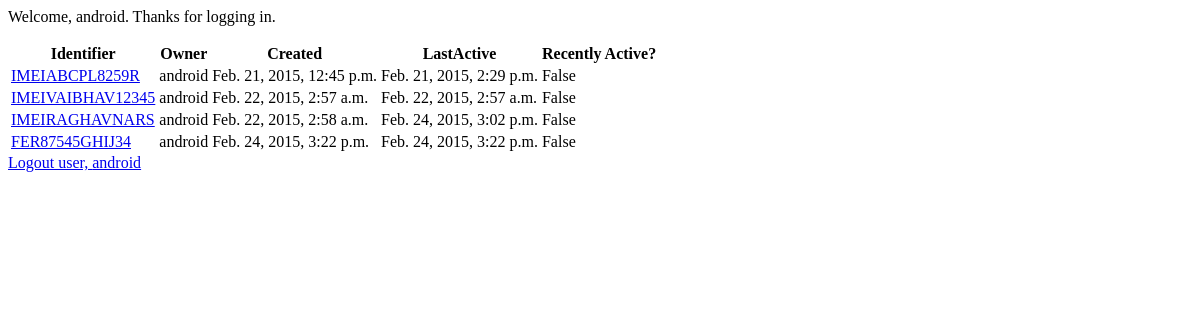
Before: /gps/ (signed in) with the older database file.
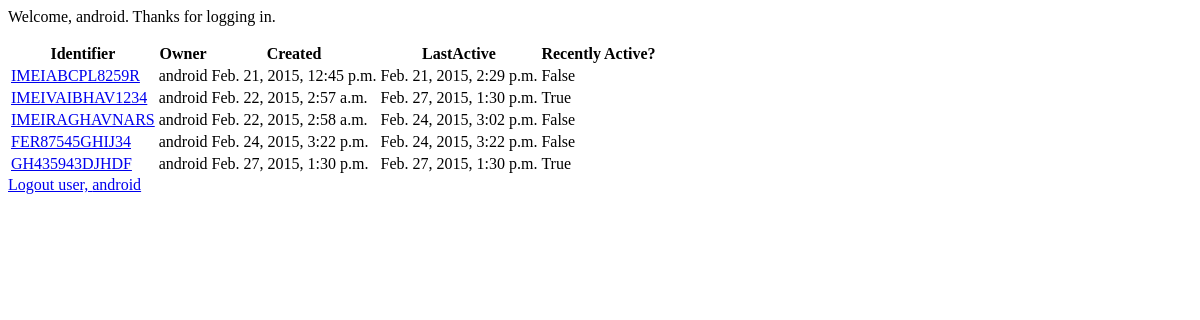
After: the same page with the newer database file.
### gps/models.py (models this page shows, shortened)
class GpsNode(models.Model):
    user = models.ForeignKey(User)
    ident = models.CharField(max_length=48)
    created = models.DateTimeField('Created', auto_now_add=True)
    lastActive = models.DateTimeField('LastActive', auto_now=True)
    def was_active_recently(self):
        now = timezone.now()
        return now - datetime.timedelta(hours=3) <= self.lastActive

### gps/views.py (the view)
class GpsNodesListView(ListView):
    model = GpsNode
    template_name = 'gps/gpsnode_list.html'
    context_object_name = 'nodes'
    def get_queryset(self):
        return GpsNode.objects.filter(user=self.request.user.id)

### templates/gps/gpsnode_list.html
{% if user.is_authenticated %}
    <p>Welcome, {{ user.get_username }}. Thanks for logging in.</p>
{% if nodes %}
    <table>
        <tr>
            <th>Identifier</th>
            <th>Owner</th>
            <th>Created</th>
            <th>LastActive</th>
            <th>Recently Active?</th>
        </tr>
    {% for node in nodes %}
        <tr>
        <td><a href="{% url 'gps:detail' node.id %}">{{ node.ident }}</a></td>
        <td>{{ node.user }}</td>
        <td>{{ node.created }}</td>
        <td>{{ node.lastActive }}</td>
        <td>{{ node.was_active_recently }}</td>
        </tr>
    {% endfor %}
    </table>
{% else %}
    <p>No Gps Nodes are available.</p>
{% endif %}
<a href="{% url 'gps:appLogout' %}">Logout user, {{ user.get_username }}</a>
{% else %}
    <p>Welcome, new user. Please log in.</p>
{% endif %}

Changed rows visible on the page:
changed GpsNode: ident "IMEIVAIBHAV12345" → "IMEIVAIBHAV1234"; lastActive "Feb. 22, 2015, 2:57 a.m." → "Feb. 27, 2015, 1:30 p.m."; was_active_recently "False" → "True"
added GpsNode: ident "GH435943DJHDF", user "android", created "Feb. 27, 2015, 1:30 p.m.", lastActive "Feb. 27, 2015, 1:30 p.m.", was_active_recently "True"
